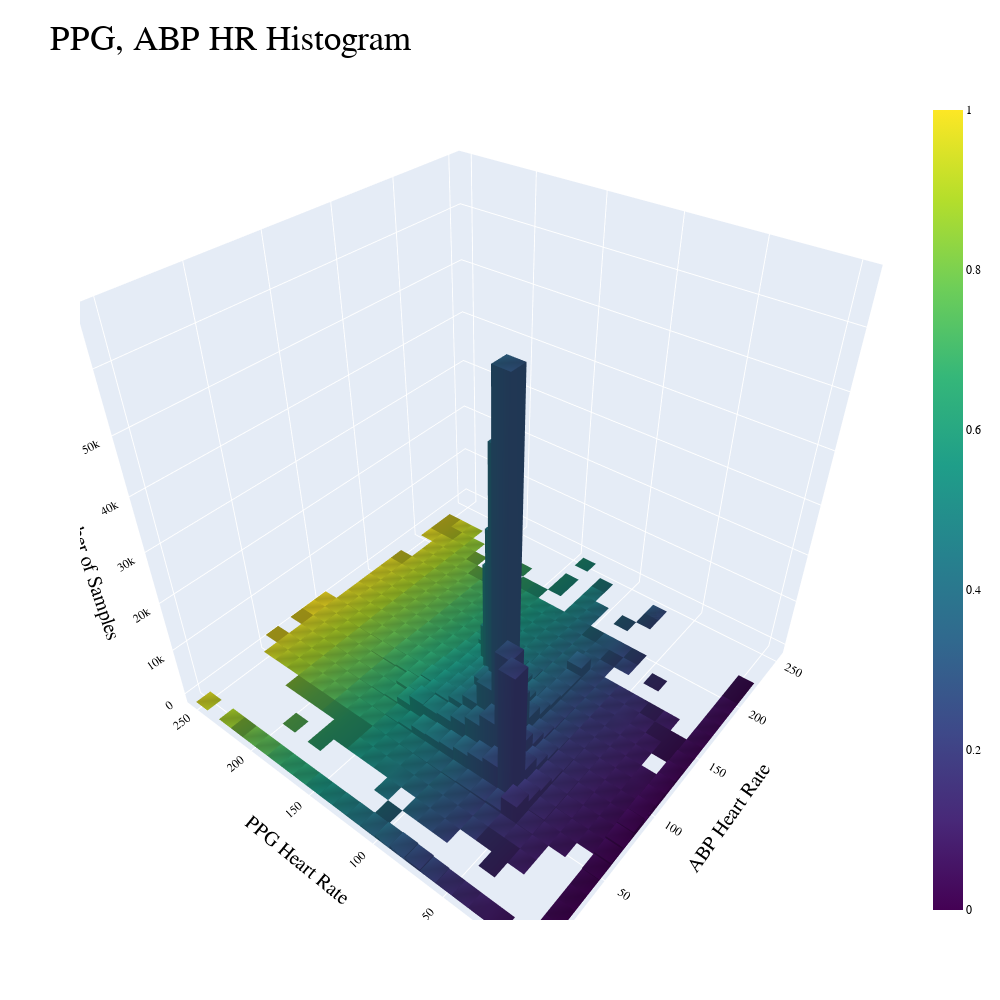

The code cell stored with this chart in its notebook:
### Code cell
figs['hr']

### Figure 1 — Plotly figure (JSON) as saved in the notebook; plotly's stock layout.template omitted (floating-point values rounded to 4 significant figures; data arrays with more than 128 entries replaced by an {"elided": "..."} marker saying what was removed)
{"data": [{"colorscale": [[0, "#440154"], [0.1111, "#482878"], [0.2222, "#3e4989"], [0.3333, "#31688e"], [0.4444, "#26828e"], [0.5556, "#1f9e89"], [0.6667, "#35b779"], [0.7778, "#6ece58"], [0.8889, "#b5de2b"], [1, "#fde725"]], "flatshading": false, "i": {"elided": "4980 int values"}, "intensity": {"elided": "2425 float values"}, "j": {"elided": "4980 int values"}, "k": {"elided": "4980 int values"}, "lighting": {"ambient": 0.6, "fresnel": 5, "roughness": 0.1, "specular": 1}, "type": "mesh3d", "x": {"elided": "2425 float values"}, "y": {"elided": "2425 float values"}, "z": {"elided": "2425 int values"}}], "layout": {"font": {"color": "#000000", "family": "Courier New, monospace", "size": 12}, "height": 1000, "scene": {"camera": {"eye": {"x": -1, "y": 1.25, "z": 1.25}}, "xaxis": {"range": [-10, 259.8], "title": {"font": {"size": 20}, "text": "PPG Heart Rate"}}, "yaxis": {"range": [259.8, -10], "title": {"font": {"size": 20}, "text": "ABP Heart Rate"}}, "zaxis": {"title": {"font": {"size": 20}, "text": "Number of Samples"}}}, "title": {"font": {"size": 35}, "text": "PPG, ABP HR Histogram"}, "width": 1000, "yaxis": {"autorange": false}}}
